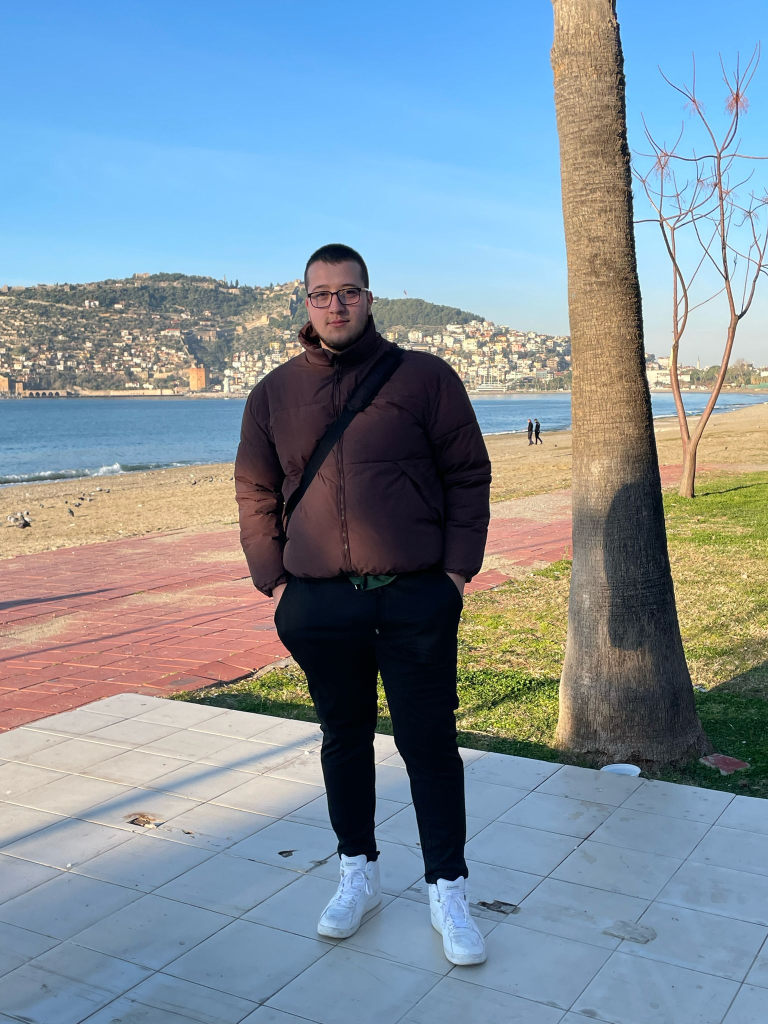
#> input picture Computer-Vision/OpenCv Notes/test_image/klon1.png, 1536 x 2048 px, found by its file name (shown at 1/2 size)
$ jupyter execute Ders-2-Aspect-Ratio.ipynb
#> lines starting #> are read from the running program, lines starting #| are printed output that depends on the picture
[cell 1]
import cv2

[cell 2]
img =cv2.imread("klon1.png")
#> img is the input picture: shape (2048, 1536, 3); mean B, G, R 158.4, 145.3, 128.5
cv2.namedWindow("image",cv2.WINDOW_NORMAL)
cv2.imshow("image",img)
cv2.waitKey(0)
cv2.destroyAllWindows()

[cell 3]
img.shape # boyut ve derinlik bilgisi
#> Out = (2048, 1536, 3)

[cell 4]
import cv2
def resizewithAspectRatio(img,width=None,height=None,inter=cv2.INTER_AREA):
#> called with width = 300, inter = 3
    dimension = None
    (h,w) = img.shape[:2]
#> h = 2048; w = 1536
    if width is None and height is None:
        return img
    if width is None:
        ratio = height/h
        img = cv2.resize(img,(height,int(ratio*w)))
    elif height is None:
        ratio = width/w
#> ratio = 0.195
        img = cv2.resize(img,(int(h*ratio),width))
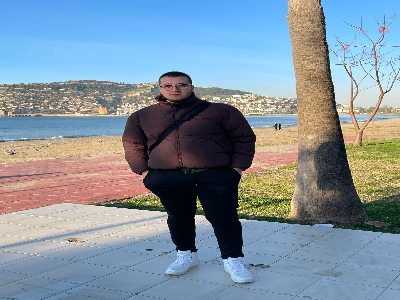
#> img: shape (300, 400, 3); mean of channels 0, 1, 2 158.3, 145.2, 128.4; drawn as B, G, R
    else:
        img = cv2.resize(img,(height,width))
    return img

[cell 5]
img =cv2.imread("klon1.png")
img = resizewithAspectRatio(img,width=300,height=None,inter=cv2.INTER_AREA)
#cv2.namedWindow("image",cv2.WINDOW_NORMAL)
cv2.imshow("image",img)
cv2.waitKey(0)
cv2.destroyAllWindows()

[cell 6]
img.shape
#> Out = (300, 400, 3)

[cell 7]
img =cv2.imread("klon1.png")
img = resizewithAspectRatio(img,width=None,height=500,inter=cv2.INTER_AREA)
#> call 2 of resizewithAspectRatio, with height = 500, inter = 3
#> in resizewithAspectRatio (call 2), `img = cv2.resize(img,(height,int(ratio*w)))`:
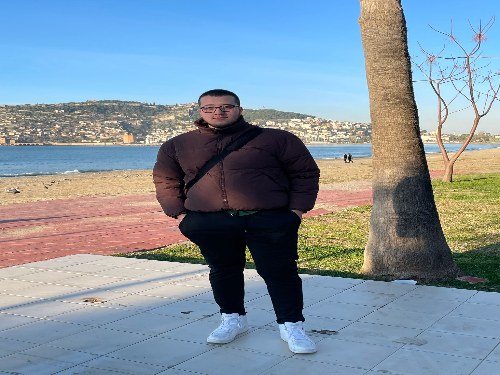
#> img: shape (375, 500, 3); mean of channels 0, 1, 2 158.3, 145.3, 128.5; drawn as B, G, R
#cv2.namedWindow("image",cv2.WINDOW_NORMAL)
cv2.imshow("image",img)
cv2.waitKey(0)
cv2.destroyAllWindows()

[cell 8]
img.shape
#> Out = (375, 500, 3)

[cell 9]
img =cv2.imread("klon1.png")
img = resizewithAspectRatio(img,width=500,height=500,inter=cv2.INTER_AREA)
#> call 3 of resizewithAspectRatio, with width = 500, height = 500, inter = 3
#> in resizewithAspectRatio (call 3), `img = cv2.resize(img,(height,width))`:
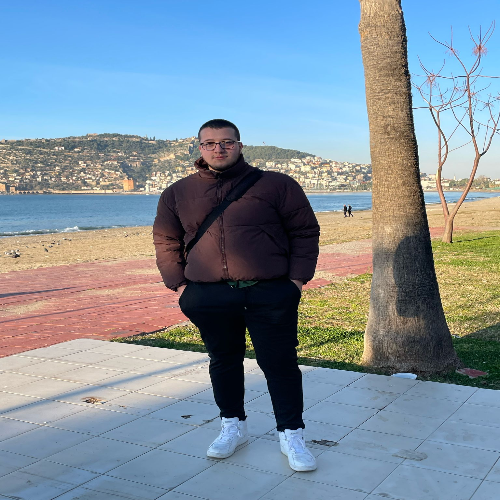
#> img: shape (500, 500, 3); mean of channels 0, 1, 2 158.3, 145.2, 128.4; drawn as B, G, R
#cv2.namedWindow("image",cv2.WINDOW_NORMAL)
cv2.imshow("image",img)
cv2.waitKey(0)
cv2.destroyAllWindows()

[cell 10]
img.shape
#> Out = (500, 500, 3)

[cell 11]
img =cv2.imread("klon1.png")
img = resizewithAspectRatio(img,width=None,height=None,inter=cv2.INTER_AREA)
#cv2.namedWindow("image",cv2.WINDOW_NORMAL)
cv2.imshow("image",img)
cv2.waitKey(0)
cv2.destroyAllWindows()

[cell 12]
img.shape

$ run again, with Computer-Vision/OpenCv Notes/test_image/foto1.jpeg saved as Computer-Vision/OpenCv Notes/test_image/klon1.png
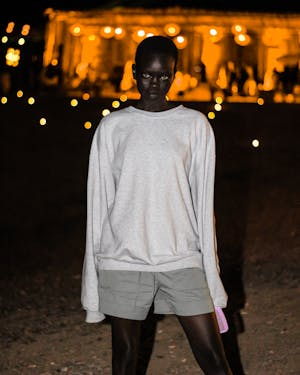
#> input picture Computer-Vision/OpenCv Notes/test_image/foto1.jpeg, 300 x 375 px, found by its file name
#> img is the input picture: shape (375, 300, 3); mean B, G, R 52.7, 70.5, 90.5
#> in resizewithAspectRatio, `img = cv2.resize(img,(int(h*ratio),width))`:
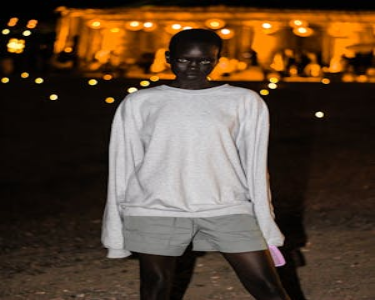
#> img: shape (300, 375, 3); mean of channels 0, 1, 2 52.6, 70.4, 90.4; drawn as B, G, R
#> in resizewithAspectRatio (call 3), `img = cv2.resize(img,(height,width))`:
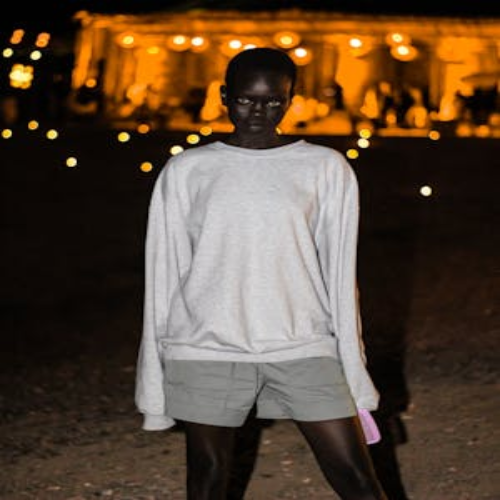
#> img: shape (500, 500, 3); mean of channels 0, 1, 2 52.6, 70.4, 90.4; drawn as B, G, R
